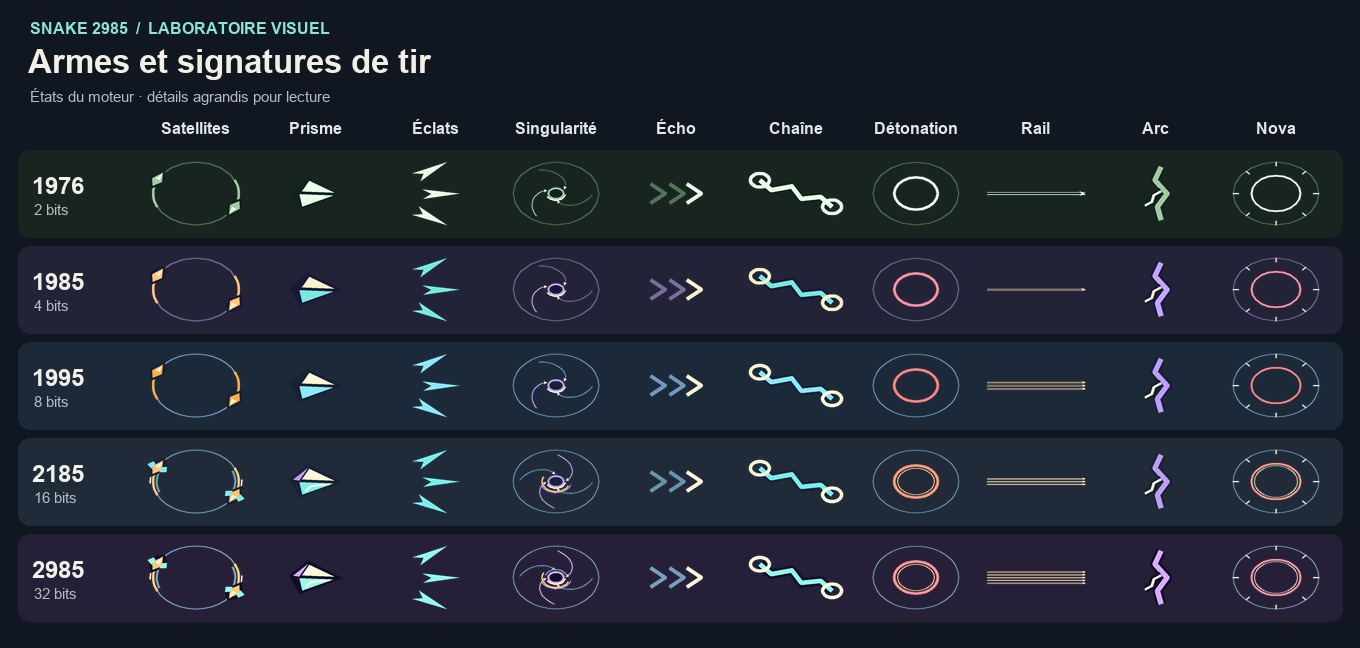

Python code for this plot:
"""Rejoue les chemins Canvas issus du moteur via Pillow, sans navigateur."""
from pathlib import Path
import json, subprocess, itertools, math
from PIL import Image, ImageDraw, ImageFont, ImageChops
root=Path(__file__).resolve().parent
capt=json.loads(subprocess.check_output(['node',str(root/'captures.cjs')]))
years=[1976,1985,1995,2185,2985]
kinds=['orbit','prism','shard','well','echo','chain','blast','rail','arc','nova']
names=['Satellites','Prisme','Éclats','Singularité','Écho','Chaîne','Détonation','Rail','Arc','Nova']
def font(n,b=False):
    return ImageFont.truetype('/System/Library/Fonts/Supplemental/Arial'+(' Bold' if b else '')+'.ttf',n)
def render(paths,w,h,fit=True,mask=False):
    flat=[p for row in paths for p in row['points']]
    xs,ys=zip(*flat);mx=(min(xs)+max(xs))/2;my=(min(ys)+max(ys))/2
    scale=min((w-14)/max(1,max(xs)-min(xs)),(h-12)/max(1,max(ys)-min(ys)),1.9) if fit else .41
    ss=4
    im=Image.new('RGBA',(w*ss,h*ss))
    d=ImageDraw.Draw(im)
    for row in paths:
        pts=[((w/2+(x-mx)*scale)*ss,(h/2+(y-my)*scale)*ss) for x,y in row['points']]
        col='white' if mask else row['color']
        if row.get('fill'):d.polygon(pts,fill=col)
        else:d.line(pts,fill=col,width=max(1,round(row['width']*ss*scale)),joint='curve')
    return im.resize((w,h),Image.Resampling.LANCZOS)
board=Image.new('RGB',(1360,648),'#101720')
d=ImageDraw.Draw(board)
d.text((30,19),'SNAKE 2985  /  LABORATOIRE VISUEL',font=font(16,True),fill='#8ce3d7')
d.text((28,43),'Armes et signatures de tir',font=font(33,True),fill='#f2f0e4')
d.text((30,88),'États du moteur · détails agrandis pour lecture',font=font(15),fill='#b2bdca')
left=136;col=120
for i,name in enumerate(names):d.text((left+(i+.5)*col,128),name,font=font(16,True),anchor='mm',fill='#e1e8e7')
for i,year in enumerate(years):
    y=150+i*96
    d.rounded_rectangle((18,y,1342,y+87),radius=12,fill=['#192420','#232337','#1c2938','#202a38','#252037'][i])
    d.text((32,y+22),str(year),font=font(24,True),fill='#f0f1e9')
    d.text((34,y+51),f'{2**(i+1)} bits',font=font(15),fill='#b0c1c3')
    for j,kind in enumerate(kinds):
        obj=render(capt[f'{year}:{kind}'],112,75)
        board.paste(obj,(left+j*col+4,y+6),obj)
board.save(root/'planche.png')
metrics=[]
for year in years:
    masks={k:render(capt[f'{year}:{k}'],260,90,False,True).getchannel('A').point(lambda a:255 if a>=75 else 0) for k in kinds}
    counts={k:im.histogram()[255] for k,im in masks.items()}
    pairs=[]
    for a,b in itertools.combinations(kinds,2):
        both=ImageChops.darker(masks[a],masks[b]).histogram()[255]
        union=counts[a]+counts[b]-both
        pairs.append((both/union,a,b))
    coefficient,a,b=max(pairs)
    metrics.append({'année':year,'pixels_allumés':counts,'intersection_union_max':round(coefficient,3),'paire':[a,b]})
assert all(row['intersection_union_max']<.8 and min(row['pixels_allumés'].values())>2 for row in metrics)
(root/'mesures.json').write_text(json.dumps(metrics,ensure_ascii=False,indent=2)+'\n')
